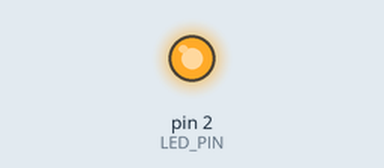
Recording of a sketch running on a simulated Arduino Uno, built with avr-gcc and run on an emulated ATmega328P. Parts: output pins drawn as LEDs (lit = HIGH).

Above: at 1.7 s.
At 5.9 s:
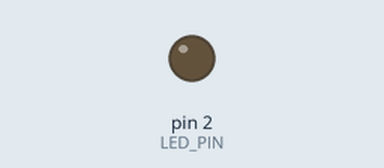
Timing chart, 0 to 8.8 s (numbered marks = the images above):
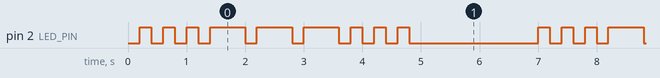

The sketch:

sketch_jun22a.ino
```cpp
#define LED_PIN 2

// 时序参数
const unsigned long SHORT_ON  = 200;
const unsigned long LONG_ON   = 600;
const unsigned long FLASH_GAP = 200;
const unsigned long SOS_BLACK = 2000;

unsigned long prevTime = 0;
bool ledState = LOW;

// 四阶段：第一轮短闪、长闪、第二轮短闪、黑屏
enum Mode {
    S_SHORT1,
    S_LONG,
    S_SHORT2,
    S_BLACK
};
Mode mode = S_SHORT1;
int cnt = 0;

void setup() {
  pinMode(LED_PIN, OUTPUT);
  digitalWrite(LED_PIN, LOW);
}

void loop() {
  unsigned long now = millis();
  unsigned long timeWait;

  if (mode == S_BLACK) {
    timeWait = SOS_BLACK;
  } else {
    if (ledState == HIGH) {
      if(mode == S_LONG) timeWait = LONG_ON;
      else timeWait = SHORT_ON;
    } else {
      timeWait = FLASH_GAP;
    }
  }

  if (now - prevTime >= timeWait) {
    prevTime = now;

    if (mode == S_BLACK) {
      // 黑屏结束，从头开始
      mode = S_SHORT1;
      cnt = 0;
      ledState = LOW;
    } else {
      ledState = !ledState;
      digitalWrite(LED_PIN, ledState);

      // 熄灭时计数，一组3次完成切换阶段
      if (ledState == LOW) {
        cnt++;
        if (cnt >= 3) {
          cnt = 0;
          if (mode == S_SHORT1) {
            mode = S_LONG;
          } else if (mode == S_LONG) {
            mode = S_SHORT2;
          } else if (mode == S_SHORT2) {
            // 三组全部完成，进入长黑屏
            mode = S_BLACK;
          }
        }
      }
    }
    digitalWrite(LED_PIN, ledState);
  }
}
```

Measured:
- by itself, pin 2 (LED_PIN): repeats every 6.8 s: 2 × (LOW 0.20 s, HIGH 0.20 s), 3 × (LOW 0.20 s, HIGH 0.60 s), 3 × (LOW 0.20 s, HIGH 0.20 s), LOW 2.2 s, HIGH 0.20 s
- by itself, everything shown: repeats every 6.8 s, in 18 steps
